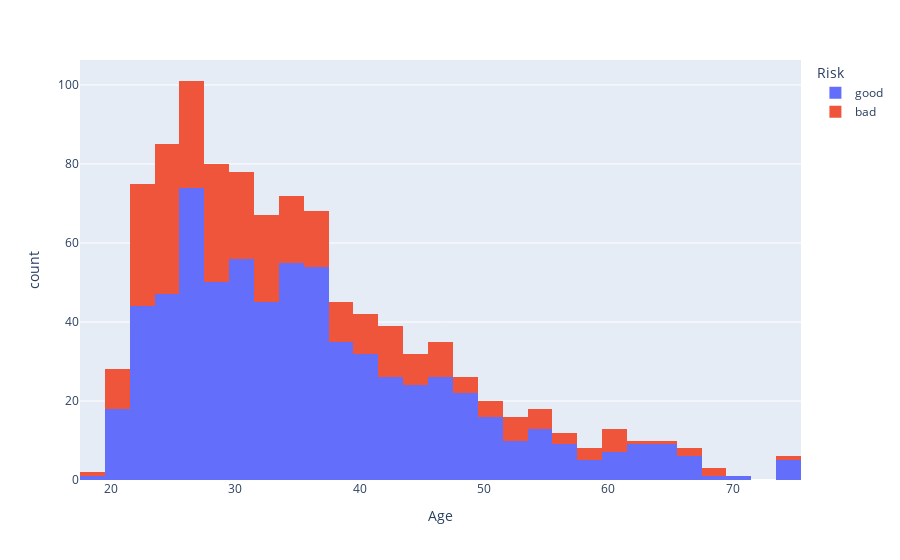

Notebook code cell kept with this figure:
### Code cell
fig = px.histogram(df, x="Age", color="Risk")
fig.show()

### Figure 1 — Plotly figure (JSON) as saved in the notebook; plotly's stock layout.template omitted (floating-point values rounded to 4 significant figures; data arrays with more than 128 entries replaced by an {"elided": "..."} marker saying what was removed)
{"data": [{"alignmentgroup": "True", "bingroup": "x", "hovertemplate": "Risk=good<br>Age=%{x}<br>count=%{y}<extra></extra>", "legendgroup": "good", "marker": {"color": "#636efa", "pattern": {"shape": ""}}, "name": "good", "offsetgroup": "good", "orientation": "v", "showlegend": true, "type": "histogram", "x": {"elided": "700 int values"}, "xaxis": "x", "yaxis": "y"}, {"alignmentgroup": "True", "bingroup": "x", "hovertemplate": "Risk=bad<br>Age=%{x}<br>count=%{y}<extra></extra>", "legendgroup": "bad", "marker": {"color": "#EF553B", "pattern": {"shape": ""}}, "name": "bad", "offsetgroup": "bad", "orientation": "v", "showlegend": true, "type": "histogram", "x": {"elided": "300 int values"}, "xaxis": "x", "yaxis": "y"}], "layout": {"barmode": "relative", "legend": {"title": {"text": "Risk"}, "tracegroupgap": 0}, "margin": {"t": 60}, "xaxis": {"anchor": "y", "domain": [0, 1], "title": {"text": "Age"}}, "yaxis": {"anchor": "x", "domain": [0, 1], "title": {"text": "count"}}}}
